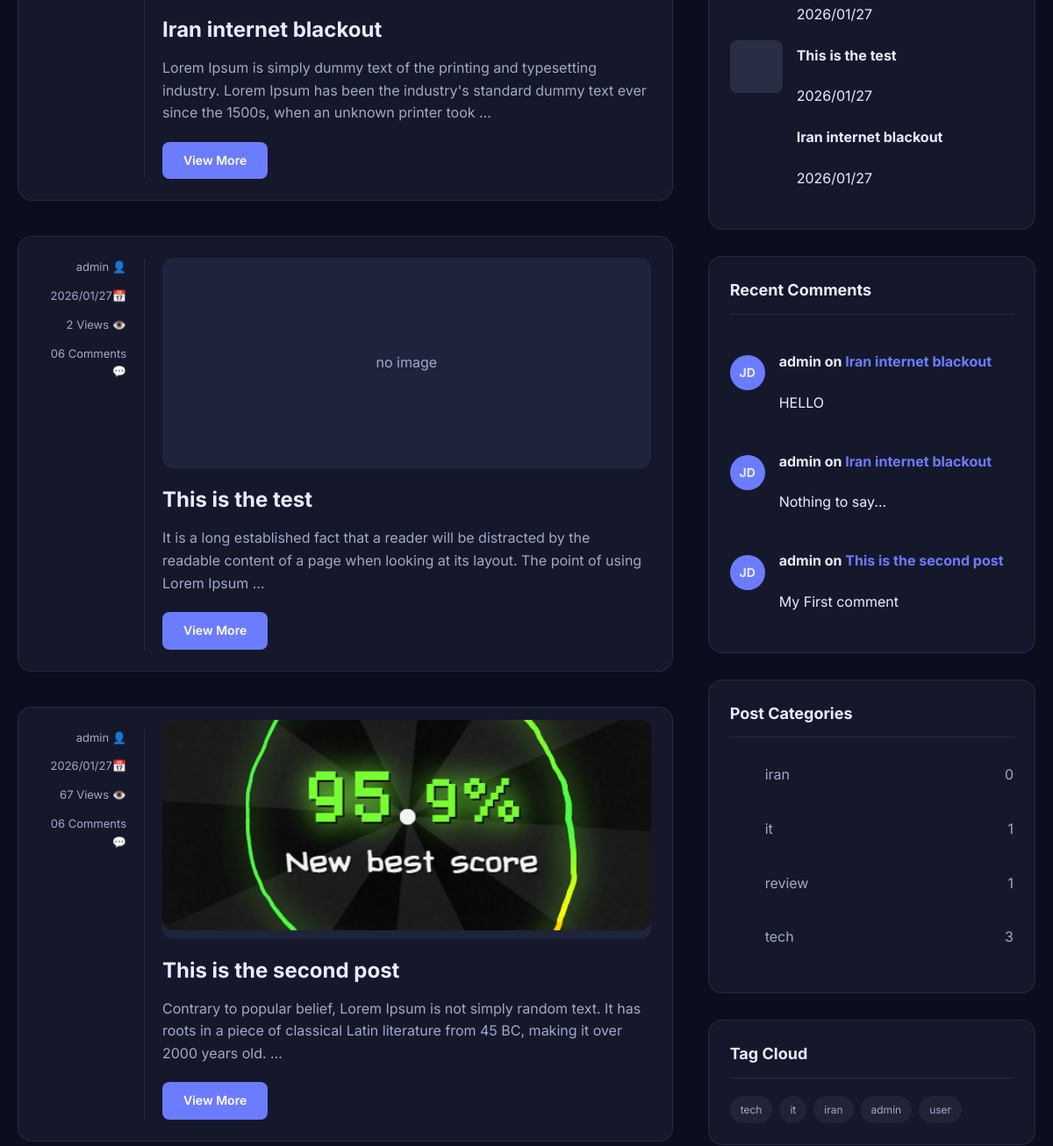
The page /search/ (middle part) on the database as committed earlier.
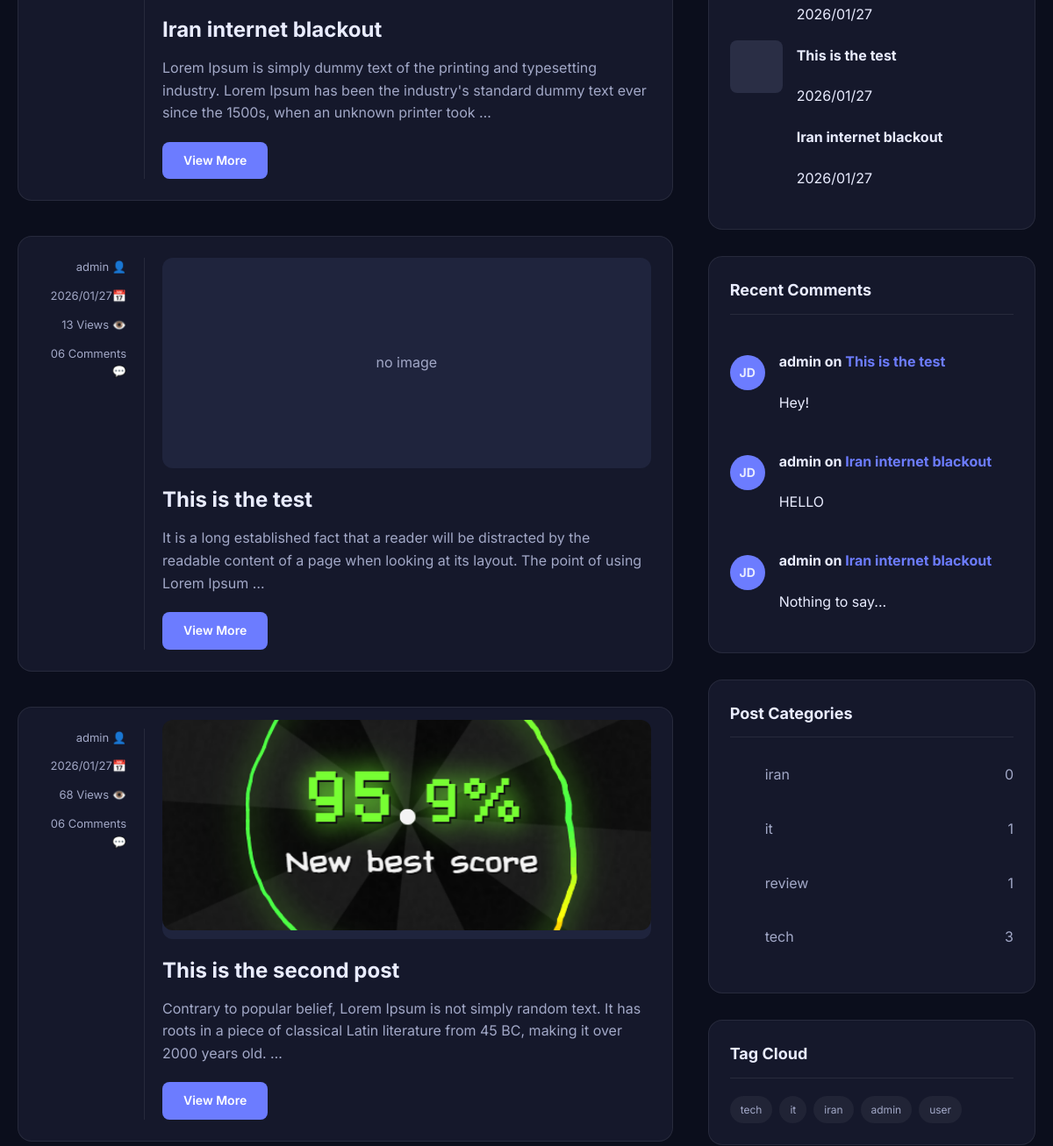
The same page on the database as committed later.
### posts/models.py (models this page shows, shortened)
class Post(models.Model):
    img = models.ImageField(upload_to='blog_images/', blank=True, null=True)
    title = models.CharField(max_length=200)
    content = models.TextField()
    author = models.ForeignKey(
        settings.AUTH_USER_MODEL,
        on_delete=models.CASCADE,
        related_name="posts"
    )
    created_date = models.DateTimeField(auto_now_add=True)
    updated_date = models.DateTimeField(auto_now=True)
    status = models.BooleanField(default=True)
    def __str__(self):
        return f"{self.title}"
    category = models.ManyToManyField(
        Category,
        related_name="posts",
        blank=True
    )
    tag = models.ManyToManyField(
        Tag,
        related_name="posts",
        blank=True
    )
    counted_views = models.IntegerField(default=0)

class Comment(models.Model):
    post = models.ForeignKey(
        Post,
        on_delete=models.CASCADE,
        related_name='comments'
    )
    user_comment = models.ForeignKey(
        settings.AUTH_USER_MODEL,
        on_delete=models.CASCADE,
        related_name="user_comment"
    )
    content = models.TextField()
    is_active = models.BooleanField(default=False)
    created_at = models.DateTimeField(auto_now_add=True)

class Category(models.Model):
    name = models.CharField(max_length=100, unique=True)
    slug = models.SlugField(unique=True)
    class Meta:
      verbose_name_plural = "Categories"

class Tag(models.Model):
    name = models.CharField(max_length=100, unique=True)
    slug = models.SlugField(unique=True)

### accounts/models.py (models this page shows)
class CustomUser(AbstractUser):
    email = models.EmailField(unique=True)
    first_name = models.CharField(max_length=50)
    last_name = models.CharField(max_length=50)
    phone_number = models.CharField(max_length=20, blank=False, null=False)
    profile_picture = models.ImageField(upload_to='profiles/', blank=True, null=True)
    biography = models.TextField(default="No bio")
    def __str__(self):
        return self.username

### posts/views.py (the view)
# urls.py: path('search/', blog_search, name="search"),
def blog_search(request):
    posts = Post.objects.filter(status=1, created_date__lte=timezone.now())
    if s := request.GET.get('s'):
        posts = posts.filter(
            Q(title__icontains=s) |
            Q(content__icontains=s)
        )
    categories = Category.objects.annotate(
        post_count=Count('posts', distinct=True)
    )
    tags = Tag.objects.all()
    return render(request, 'blog/blog.html', {
        'posts': posts,
        'categories': categories,
        'tags': tags,
        'search_query': request.GET.get('s', '')
    })

### posts/templatetags/blog_tags.py (called while the page is built)
@register.inclusion_tag('blog/partials/sidebar/latest_posts.html')
def show_latest_posts():
    posts = Post.objects.all().order_by('-id')[:3]
    return {'posts': posts}

@register.inclusion_tag('blog/partials/sidebar/recent_comments.html')
def show_recent_comments(count=3):
    comments = Comment.objects.filter(is_active=1).order_by('-created_at')[:3]
    return {'comments': comments}

### templates/blog/blog.html (shortened to what this page needs)
{% extends 'base.html' %}
{% load blog_tags %}
{% block content %}
  <section class="main-area">
    <div class="container layout-grid">
      <div class="posts-list">
        {% for post in posts %}
        <article class="post-item">
          <div class="post-meta-side">
            <div>{{post.author}} <span>👤</span></div>
            <div>{{post.created_date|date:"Y/m/d"}}<span>📅</span></div>
            <div>{{post.counted_views}} Views <span>👁️</span></div>
            <div>06 Comments <span>💬</span></div>
          </div>
          <div class="post-content">
            {% if post.img %}
            <div style="background: #1f243d; height: 240px; border-radius: 12px; margin-bottom: 20px; display: flex; align-items: center; justify-content: center; color: var(--muted);">
              <img src="{{post.img.url}}" alt="{{ post.title }}">
            </div>
            {% else %}
            <div style="background: #1f243d; height: 240px; border-radius: 12px; margin-bottom: 20px; display: flex; align-items: center; justify-content: center; color: var(--muted);">
              no image
            </div>
            {% endif %}
            <h2 class="post-title"><a href="{% url 'blog:single' pid=post.id %}">{{post.title}}</a></h2>
            <p class="post-excerpt">
              {{ post.content|truncatewords:30 }}
            </p>
            <a href="{% url 'blog:single' pid=post.id %}" class="btn">View More</a>
          </div>
        </article>
        {% endfor %}
      </div>
      <aside class="sidebar-widgets">
        {% show_latest_posts %}
        {% show_recent_comments %}
        {% include 'blog/partials/sidebar/categories.html' %}
        {% include 'blog/partials/sidebar/tag_cloud.html' %}
      </aside>
    </div>
  </section>
{% endblock %}

### templates/blog/partials/sidebar/latest_posts.html (shortened to what this page needs)
<div class="widget">
  <div class="mini-post">
    <div class="mini-thumb"></div>
    <div class="mini-details">
      {% for post in posts %}
      <h4><a href="{% url 'blog:single' pid=post.id %}">{{post.title}}</a></h4>
      <span class="date">{{post.created_date|date:"Y/m/d"}}</span>
      {% endfor %}
    </div>
  </div>
</div>

### templates/blog/partials/sidebar/recent_comments.html
<div class="widget">
  <h3 class="widget-title">Recent Comments</h3>
  {% for comment in comments %}
  <div class="mini-post">
    <div style="width: 40px; height: 40px; border-radius: 50%; background: var(--accent); display: grid; place-items: center; font-weight: bold; font-size: 14px;">JD</div>
    <div class="mini-details">
      <h4>{{comment.user_comment}} on <a href="#" style="color: var(--accent);">{{comment.post}}</a></h4>
      <span class="date">{{comment.content}}</span>
    </div>
  </div>
  {% endfor %}
</div>

### templates/blog/partials/sidebar/categories.html
<div class="widget">
  <h3 class="widget-title">Post Categories</h3>
  {% for category in categories %}
  <ul class="cat-list">
    <li><a href="{% url 'blog:cat' category_slug=category.slug %}">{{category.name}}</a> <span>{{category.post_count}}</span></li>
  </ul>
{% endfor %}
</div>

### templates/blog/partials/sidebar/tag_cloud.html
<div class="widget">
  <h3 class="widget-title">Tag Cloud</h3>
  <div class="tag-cloud">
    {% for tag in tags %}
      <a href="{% url 'blog:tag' tag_slug=tag.slug %}" class="tag">{{ tag.name }}</a>
    {% empty %}
      <span class="muted">No tags yet</span>
    {% endfor %}
  </div>
</div>

Rows that differ between the two databases and show on the page:
no longer on this page (row unchanged): Comment: user_comment "admin", post "This is the second post", content "My First comment"
changed Post "This is the test": counted_views "2" → "13"
changed Post "This is the second post": counted_views "67" → "68"
added Comment: user_comment "admin", post "This is the test", content "Hey!"
